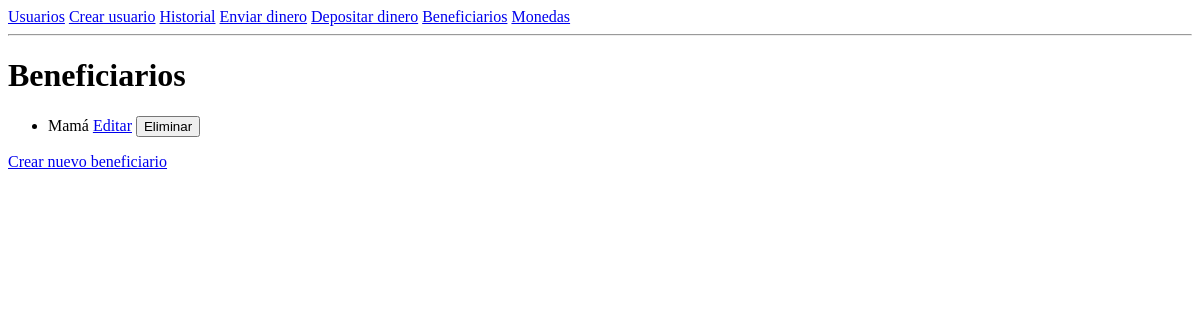
The app's page /beneficiario/, older data.
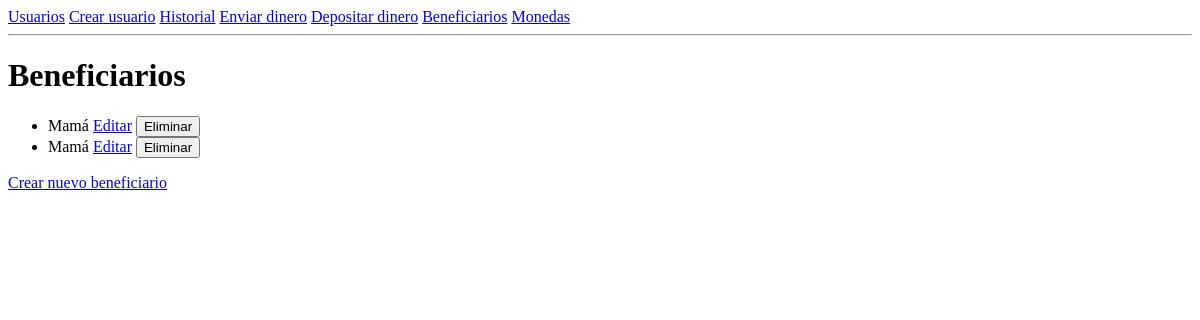
The same page, newer data.
### gestion/models.py (models this page shows, shortened)
class Beneficiario(models.Model):
    beneficiario_id = models.AutoField(primary_key=True)
    nombre = models.CharField(max_length=100)
    detalle = models.CharField(max_length=150, blank=True, null=True)
    fecha_creacion = models.DateTimeField(auto_now_add=True)

### gestion/views.py (the view)
# urls.py: path('beneficiario/', BeneficiarioListView.as_view(), name='beneficiario_list'),
class BeneficiarioListView(ListView):
    model = Beneficiario
    template_name = 'gestion/beneficiario_list.html'
    context_object_name = 'beneficiarios'
    def get_queryset(self):
        return Beneficiario.objects.exclude(nombre="DEPOSITO")

### gestion/templates/gestion/beneficiario_list.html (shortened to what this page needs)
{% extends 'base.html' %}
{% block content %}
<h1>Beneficiarios</h1>
<ul>
    {% for b in beneficiarios %}
        <li>
            {{ b.nombre }}
            <a href="{% url 'beneficiario_update' b.pk %}">Editar</a>
            <form action="{% url 'beneficiario_delete' b.pk %}" method="post" style="display:inline;">
                <button type="submit">Eliminar</button>
            </form>
        </li>
    {% endfor %}
</ul>
<a href="{% url 'beneficiario_create' %}">Crear nuevo beneficiario</a>
{% endblock %}

Row changes from the older to the newer data that the page shows:
added Beneficiario: nombre "Mamá"
